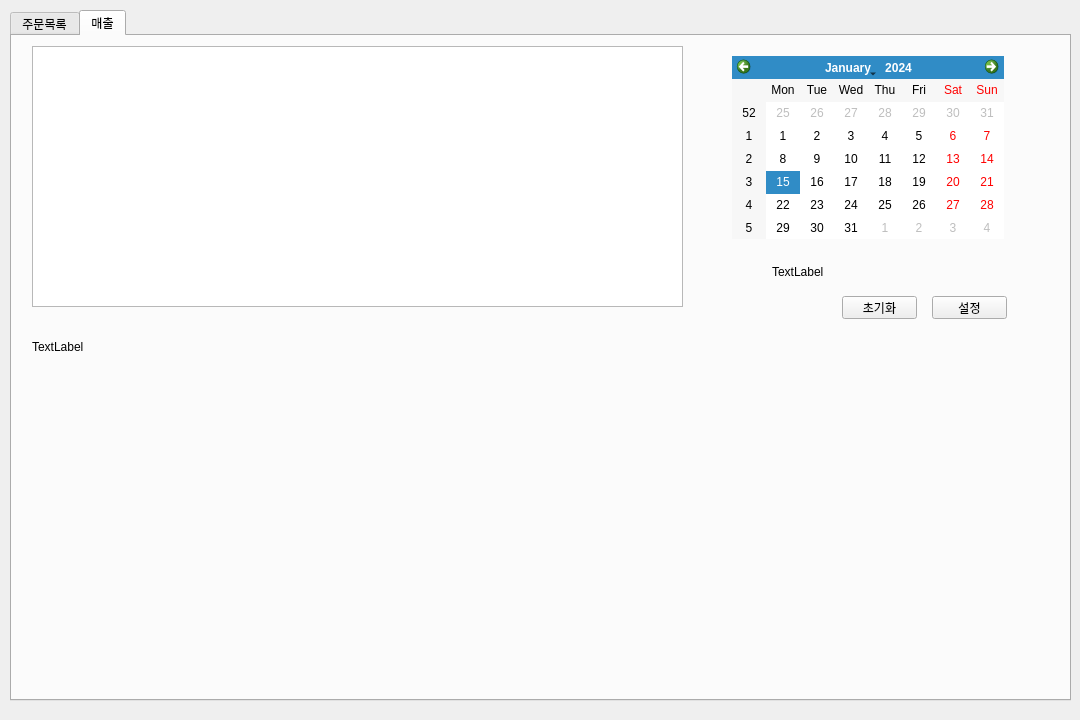
<?xml version="1.0" encoding="UTF-8"?>
<ui version="4.0">
 <class>Form</class>
 <widget class="QWidget" name="Form">
  <property name="geometry">
   <rect>
    <x>0</x>
    <y>0</y>
    <width>1080</width>
    <height>720</height>
   </rect>
  </property>
  <property name="windowTitle">
   <string>Form</string>
  </property>
  <widget class="QTabWidget" name="tabWidget">
   <property name="geometry">
    <rect>
     <x>10</x>
     <y>10</y>
     <width>1061</width>
     <height>691</height>
    </rect>
   </property>
   <property name="currentIndex">
    <number>1</number>
   </property>
   <widget class="QWidget" name="tab_2">
    <attribute name="title">
     <string>주문목록</string>
    </attribute>
    <widget class="QTableView" name="tableView_2">
     <property name="geometry">
      <rect>
       <x>20</x>
       <y>10</y>
       <width>631</width>
       <height>591</height>
      </rect>
     </property>
    </widget>
   </widget>
   <widget class="QWidget" name="tab_1">
    <attribute name="title">
     <string>매출</string>
    </attribute>
    <widget class="QTableView" name="tableView_1">
     <property name="geometry">
      <rect>
       <x>20</x>
       <y>10</y>
       <width>651</width>
       <height>261</height>
      </rect>
     </property>
    </widget>
    <widget class="QCalendarWidget" name="calendar">
     <property name="geometry">
      <rect>
       <x>720</x>
       <y>20</y>
       <width>272</width>
       <height>183</height>
      </rect>
     </property>
    </widget>
    <widget class="QPushButton" name="reset_btn">
     <property name="geometry">
      <rect>
       <x>830</x>
       <y>260</y>
       <width>75</width>
       <height>23</height>
      </rect>
     </property>
     <property name="text">
      <string>초기화</string>
     </property>
    </widget>
    <widget class="QLabel" name="labelStatus">
     <property name="geometry">
      <rect>
       <x>760</x>
       <y>220</y>
       <width>271</width>
       <height>31</height>
      </rect>
     </property>
     <property name="text">
      <string>TextLabel</string>
     </property>
    </widget>
    <widget class="QPushButton" name="set_btn">
     <property name="geometry">
      <rect>
       <x>920</x>
       <y>260</y>
       <width>75</width>
       <height>23</height>
      </rect>
     </property>
     <property name="text">
      <string>설정</string>
     </property>
    </widget>
    <widget class="QLabel" name="labelSum">
     <property name="geometry">
      <rect>
       <x>20</x>
       <y>290</y>
       <width>261</width>
       <height>41</height>
      </rect>
     </property>
     <property name="text">
      <string>TextLabel</string>
     </property>
    </widget>
   </widget>
  </widget>
 </widget>
 <resources/>
 <connections/>
</ui>
